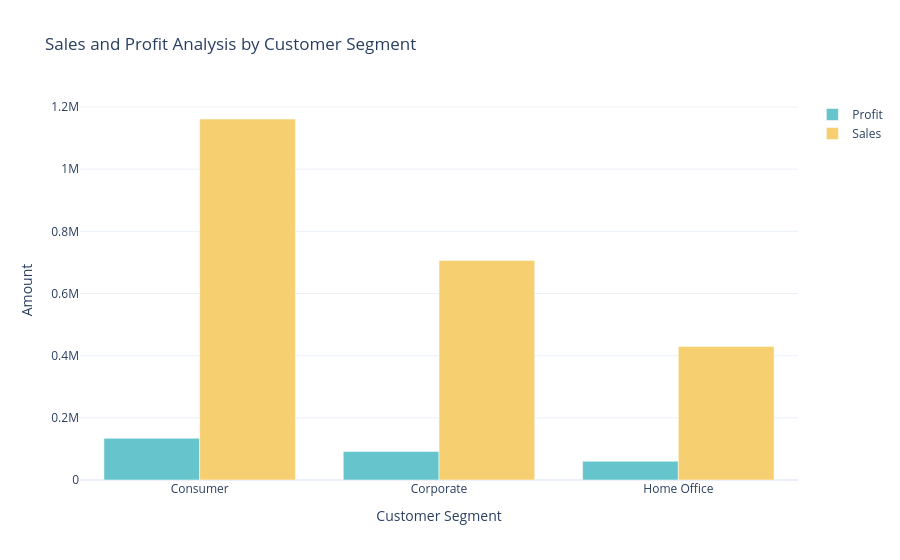

The code cell stored with this chart in its notebook:
### Code cell
color_palette=colors.qualitative.Pastel

segmentsalesprofit_Chart=go.Figure()
segmentsalesprofit_Chart.add_trace(go.Bar(x=sales_profit_by_segment['Segment'],
                                          y=sales_profit_by_segment['Profit'],
                                          name='Profit',
                                          marker_color=color_palette[0]))
segmentsalesprofit_Chart.add_trace(go.Bar(x=sales_profit_by_segment['Segment'],
                                          y=sales_profit_by_segment['Sales'],
                                          name='Sales',
                                          marker_color=color_palette[1]))
segmentsalesprofit_Chart.update_layout(title='Sales and Profit Analysis by Customer Segment',
                                       xaxis_title='Customer Segment',
                                       yaxis_title='Amount')
segmentsalesprofit_Chart.show()

### Figure 1 — Plotly figure (JSON) as saved in the notebook; plotly's stock layout.template omitted (floating-point values rounded to 4 significant figures)
{"data": [{"marker": {"color": "rgb(102, 197, 204)"}, "name": "Profit", "type": "bar", "x": ["Consumer", "Corporate", "Home Office"], "y": [134100.0, 91980.0, 60300.0]}, {"marker": {"color": "rgb(246, 207, 113)"}, "name": "Sales", "type": "bar", "x": ["Consumer", "Corporate", "Home Office"], "y": [1161000.0, 706100.0, 429700.0]}], "layout": {"title": {"text": "Sales and Profit Analysis by Customer Segment"}, "xaxis": {"title": {"text": "Customer Segment"}}, "yaxis": {"title": {"text": "Amount"}}}}
